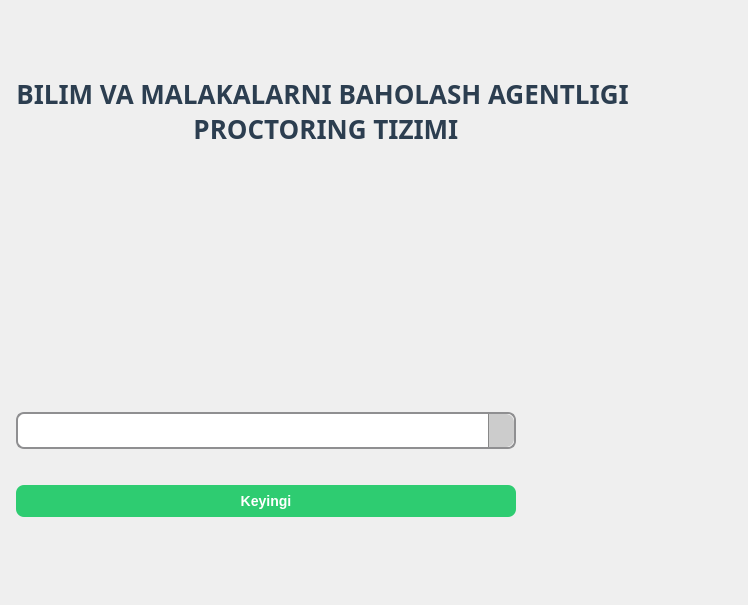
      <widget class="QWidget" name="page_main">
       <property name="styleSheet">
        <string notr="true"/>
       </property>
       <layout class="QGridLayout" name="gridLayout_6">
        <item row="0" column="1">
         <spacer name="verticalSpacer_13">
          <property name="orientation">
           <enum>Qt::Vertical</enum>
          </property>
          <property name="sizeType">
           <enum>QSizePolicy::Minimum</enum>
          </property>
          <property name="sizeHint" stdset="0">
           <size>
            <width>20</width>
            <height>50</height>
           </size>
          </property>
         </spacer>
        </item>
        <item row="1" column="1" rowspan="2">
         <layout class="QVBoxLayout" name="verticalLayout_7">
          <item>
           <widget class="QLabel" name="label_2">
            <property name="minimumSize">
             <size>
              <width>0</width>
              <height>100</height>
             </size>
            </property>
            <property name="font">
             <font>
              <family>Segoe UI,Arial</family>
              <pointsize>-1</pointsize>
              <weight>75</weight>
              <bold>true</bold>
             </font>
            </property>
            <property name="layoutDirection">
             <enum>Qt::LeftToRight</enum>
            </property>
            <property name="styleSheet">
             <string notr="true">QLabel {
    color: #2c3e50;
    font-size: 26px;
    font-weight: bold;
    font-family: &quot;Segoe UI&quot;, &quot;Arial&quot;;
}</string>
            </property>
            <property name="text">
             <string>BILIM VA MALAKALARNI BAHOLASH AGENTLIGI
 PROCTORING TIZIMI</string>
            </property>
            <property name="scaledContents">
             <bool>true</bool>
            </property>
            <property name="alignment">
             <set>Qt::AlignCenter</set>
            </property>
           </widget>
          </item>
          <item>
           <spacer name="verticalSpacer_15">
            <property name="orientation">
             <enum>Qt::Vertical</enum>
            </property>
            <property name="sizeType">
             <enum>QSizePolicy::Minimum</enum>
            </property>
            <property name="sizeHint" stdset="0">
             <size>
              <width>20</width>
              <height>180</height>
             </size>
            </property>
           </spacer>
          </item>
          <item>
           <layout class="QHBoxLayout" name="horizontalLayout_3">
            <item>
             <layout class="QVBoxLayout" name="verticalLayout_6">
              <item>
               <widget class="QLabel" name="label_logo_2">
                <property name="text">
                 <string/>
                </property>
                <property name="pixmap">
                 <pixmap>:/static/Logo.png</pixmap>
                </property>
                <property name="scaledContents">
                 <bool>false</bool>
                </property>
                <property name="alignment">
                 <set>Qt::AlignCenter</set>
                </property>
                <property name="margin">
                 <number>10</number>
                </property>
               </widget>
              </item>
              <item>
               <widget class="QLabel" name="label_6">
                <property name="font">
                 <font>
                  <family>Calibri</family>
                  <pointsize>24</pointsize>
                 </font>
                </property>
                <property name="text">
                 <string/>
                </property>
                <property name="alignment">
                 <set>Qt::AlignCenter</set>
                </property>
               </widget>
              </item>
              <item>
               <widget class="QComboBox" name="combo_choose_test">
                <property name="sizePolicy">
                 <sizepolicy hsizetype="Preferred" vsizetype="Fixed">
                  <horstretch>0</horstretch>
                  <verstretch>0</verstretch>
                 </sizepolicy>
                </property>
                <property name="minimumSize">
                 <size>
                  <width>500</width>
                  <height>0</height>
                 </size>
                </property>
                <property name="sizeIncrement">
                 <size>
                  <width>0</width>
                  <height>0</height>
                 </size>
                </property>
                <property name="font">
                 <font>
                  <family>Segoe UI</family>
                  <pointsize>-1</pointsize>
                 </font>
                </property>
                <property name="styleSheet">
                 <string notr="true">QComboBox {
    border: 2px solid #8f8f91;
    border-radius: 8px;
    padding: 6px 30px 6px 10px;
    background: qlineargradient(x1:0, y1:0, x2:1, y2:0,
                                stop:0 #f0f0f0, stop:1 #dcdcdc);
    color: #333;
    font-size: 16px;
    font-family: Segoe UI;
}

QComboBox:hover {
    border: 2px solid #2980b9;
    background: qlineargradient(x1:0, y1:0, x2:1, y2:0,
                                stop:0 #e0f7fa, stop:1 #b2ebf2);
}

QComboBox::drop-down {
    subcontrol-origin: padding;
    subcontrol-position: top right;
    width: 25px;
    border-left: 1px solid #888;
    background: #ccc;
    border-top-right-radius: 8px;
    border-bottom-right-radius: 8px;
}

QComboBox::down-arrow {
    image: url(static/arrow-down.png);
    width: 12px;
    height: 12px;
}

QComboBox QAbstractItemView {
    border: 1px solid #888;
    selection-background-color: #2980b9;
    selection-color: white;
    background: white;
    font-size: 14px;
    font-family: Segoe UI;
}</string>
                </property>
                <property name="currentText">
                 <string/>
                </property>
               </widget>
              </item>
              <item>
               <spacer name="verticalSpacer_23">
                <property name="orientation">
                 <enum>Qt::Vertical</enum>
                </property>
                <property name="sizeType">
                 <enum>QSizePolicy::Maximum</enum>
                </property>
                <property name="sizeHint" stdset="0">
                 <size>
                  <width>20</width>
                  <height>30</height>
                 </size>
                </property>
               </spacer>
              </item>
              <item>
               <widget class="QPushButton" name="btn_next_page">
                <property name="font">
                 <font>
                  <family>Segoe UI</family>
                  <pointsize>-1</pointsize>
                  <weight>75</weight>
                  <bold>true</bold>
                 </font>
                </property>
                <property name="styleSheet">
                 <string notr="true">QPushButton {
    background-color: #2ecc71;
    color: white;
    border: none;
    border-radius: 8px;
    padding: 8px 16px;
    font-size: 14px;
    font-weight: bold;
    font-family: &quot;Segoe UI&quot;;
}

QPushButton:hover {
    background-color: #A8CCB3;
}

QPushButton:pressed {
    background-color: #1c6ea4;
    padding-left: 10px;
    padding-top: 10px;
}
</string>
                </property>
                <property name="text">
                 <string>Keyingi</string>
                </property>
                <property name="default">
                 <bool>true</bool>
                </property>
                <property name="flat">
                 <bool>false</bool>
                </property>
               </widget>
              </item>
              <item>
               <widget class="QLabel" name="label_tests">
                <property name="font">
                 <font>
                  <family>Calibri</family>
                  <pointsize>14</pointsize>
                 </font>
                </property>
                <property name="text">
                 <string/>
                </property>
                <property name="alignment">
                 <set>Qt::AlignCenter</set>
                </property>
               </widget>
              </item>
             </layout>
            </item>
            <item>
             <spacer name="horizontalSpacer_13">
              <property name="orientation">
               <enum>Qt::Horizontal</enum>
              </property>
              <property name="sizeType">
               <enum>QSizePolicy::Minimum</enum>
              </property>
              <property name="sizeHint" stdset="0">
               <size>
                <width>100</width>
                <height>20</height>
               </size>
              </property>
             </spacer>
            </item>
            <item>
             <widget class="QLabel" name="label_3">
              <property name="text">
               <string/>
              </property>
              <property name="pixmap">
               <pixmap>:/static/ap-hero.svg</pixmap>
              </property>
              <property name="scaledContents">
               <bool>true</bool>
              </property>
             </widget>
            </item>
           </layout>
          </item>
         </layout>
        </item>
        <item row="2" column="0">
         <spacer name="horizontalSpacer_7">
          <property name="orientation">
           <enum>Qt::Horizontal</enum>
          </property>
          <property name="sizeHint" stdset="0">
           <size>
            <width>5</width>
            <height>20</height>
           </size>
          </property>
         </spacer>
        </item>
        <item row="2" column="2">
         <spacer name="horizontalSpacer_8">
          <property name="orientation">
           <enum>Qt::Horizontal</enum>
          </property>
          <property name="sizeHint" stdset="0">
           <size>
            <width>108</width>
            <height>20</height>
           </size>
          </property>
         </spacer>
        </item>
        <item row="3" column="1">
         <spacer name="verticalSpacer_14">
          <property name="orientation">
           <enum>Qt::Vertical</enum>
          </property>
          <property name="sizeHint" stdset="0">
           <size>
            <width>20</width>
            <height>48</height>
           </size>
          </property>
         </spacer>
        </item>
       </layout>
      </widget>
